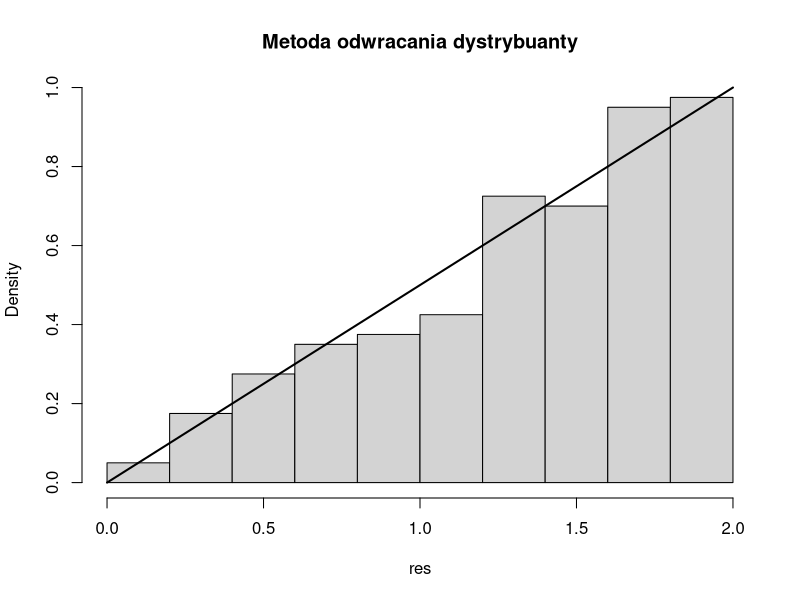
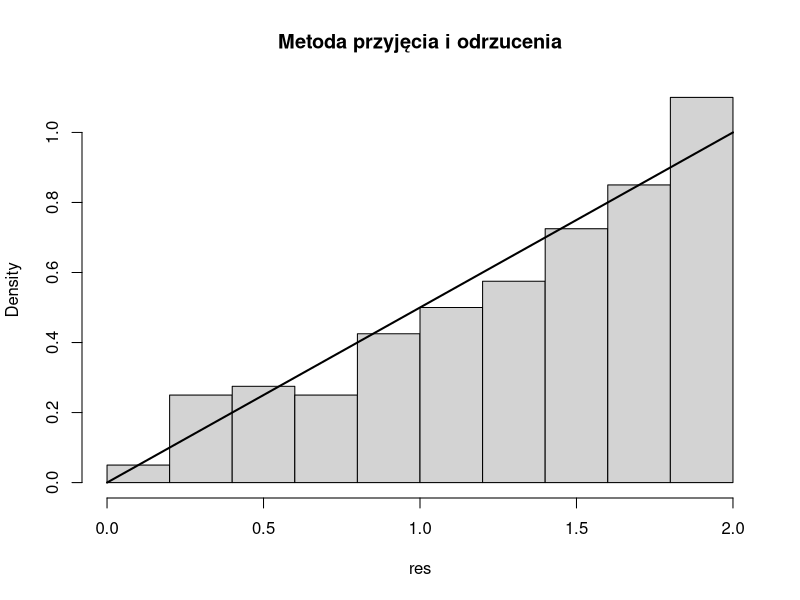

Generate these figures, in order, with R:
# Niech X będzie zmienną losową o gęstości 𝑔(𝑥) = 0,5𝑥 
# dla 0 ≤ 𝑥 ≤ 2, a 𝑔(𝑥) = 0 poza tym.
# a.
# i. Napisać algorytm, który losuje realizację z tego rozkładu
# za pomocą metody odwracania dystrybuanty.

# g(x) = 0.5x
# G(x) = 0.25x^2
# G^-1(x) = sqrt(4x) = 2*sqrt(x)

g <- function(x)
{
  return (ifelse(x < 0 | x > 2, 0.0, 0.5 * x))
}

odwr_dyst <- function(x) 
{
  return(ifelse(x < 0 | x > 2, 0.0, 2.0 * sqrt(x)))
}

wylosuj_i <- function(n, odw_dyst)
{
  u <- runif(n)
  return (odw_dyst(u))
}

# ii. Wygenerować 200 realizacji z tego rozkładu za pomocą tego algorytmu.

res <- wylosuj_i(200, odwr_dyst)
hist(res, 
     prob=TRUE,
     main="Metoda odwracania dystrybuanty"
     )
curve(g, add=TRUE, lwd=2)

# iii. Napisać własny (tym razem nie wykorzystujemy gotowej funkcji) algorytm,
# który losuje realizację z tego rozkładu za pomocą metody przyjęcia i odrzucenia.

wylosuj_iii <- function(n, gestosc, max_gestosc, przedzial)
{
  res <- numeric(n)
  i <- 0
  while(i < n)
  {
    x <- runif(1, min = przedzial[1], max = przedzial[2])
    u <- runif(1)
    
    if(u < gestosc(x) / max_gestosc)
    {
      res[i] <- x
      i <- i + 1
    }
  }
  
  return (res)
}

# iv. Wygenerować 200 realizacji z tego rozkładu za pomocą tego algorytmu.

max_g <- g(2)
res <- wylosuj_iii(200, g, max_g, c(0,2))
hist(res, 
     prob=TRUE,
     main="Metoda przyjęcia i odrzucenia"
)
curve(g, add=TRUE, lwd=2)
